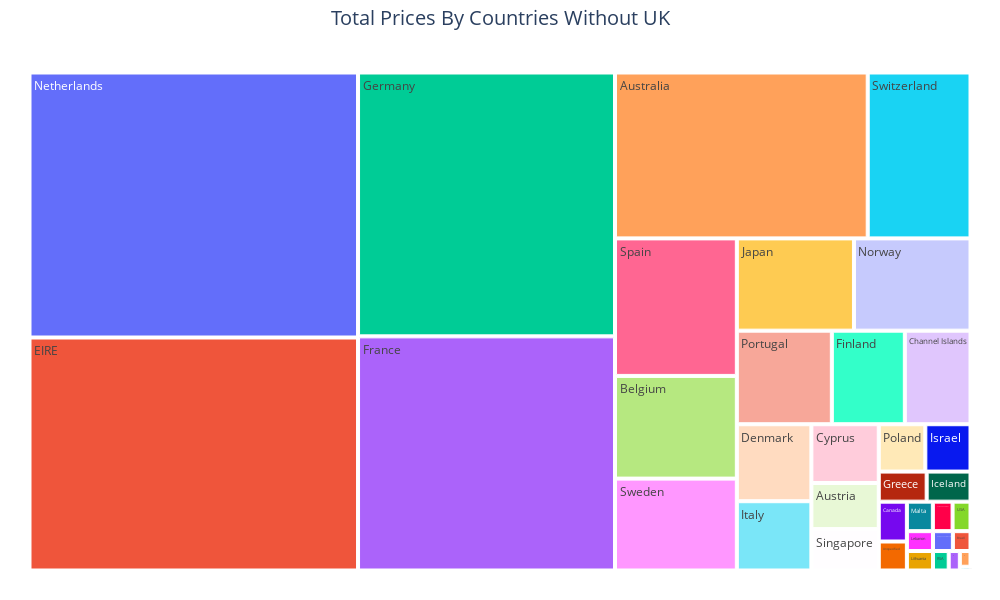

Write notebook code for a chart like this one.
### Code cell
# PLOTLY TREEMAP
fig = px.treemap(df_TotalRevenue.iloc[1:],
                 path=[df_TotalRevenue.iloc[1:].index], 
                 values='TotalRevenue', 
                 width=1000, 
                 height=600)
fig.update_layout(title_text='Total Prices By Countries Without UK',
                  title_x = 0.5, title_font = dict(size=20)
)
fig.update_layout(margin = dict(t=50, l=25, r=25, b=25))
fig.show()

### Figure 1 — Plotly figure (JSON) as saved in the notebook; plotly's stock layout.template omitted (floating-point values rounded to 4 significant figures)
{"data": [{"branchvalues": "total", "domain": {"x": [0, 1], "y": [0, 1]}, "hovertemplate": "labels=%{label}<br>TotalRevenue=%{value}<br>parent=%{parent}<br>id=%{id}<extra></extra>", "ids": ["Australia", "Austria", "Bahrain", "Belgium", "Brazil", "Canada", "Channel Islands", "Cyprus", "Czech Republic", "Denmark", "EIRE", "European Community", "Finland", "France", "Germany", "Greece", "Iceland", "Israel", "Italy", "Japan", "Lebanon", "Lithuania", "Malta", "Netherlands", "Norway", "Poland", "Portugal", "RSA", "Saudi Arabia", "Singapore", "Spain", "Sweden", "Switzerland", "USA", "United Arab Emirates", "Unspecified"], "labels": ["Australia", "Austria", "Bahrain", "Belgium", "Brazil", "Canada", "Channel Islands", "Cyprus", "Czech Republic", "Denmark", "EIRE", "European Community", "Finland", "France", "Germany", "Greece", "Iceland", "Israel", "Italy", "Japan", "Lebanon", "Lithuania", "Malta", "Netherlands", "Norway", "Poland", "Portugal", "RSA", "Saudi Arabia", "Singapore", "Spain", "Sweden", "Switzerland", "USA", "United Arab Emirates", "Unspecified"], "name": "", "parents": ["", "", "", "", "", "", "", "", "", "", "", "", "", "", "", "", "", "", "", "", "", "", "", "", "", "", "", "", "", "", "", "", "", "", "", ""], "type": "treemap", "values": [137100.0, 10150.0, 548.4, 40910.0, 1144.0, 3666.0, 20090.0, 12950.0, 707.7, 18770.0, 250300.0, 1292.0, 22330.0, 196700.0, 221700.0, 4711.0, 4310, 6994.0, 16890.0, 35340.0, 1694.0, 1661.0, 2505.0, 284700.0, 35160.0, 7213.0, 29060.0, 1002.0, 131.2, 9120.0, 54770.0, 36600.0, 55740.0, 1731.0, 1902.0, 2667.0]}], "layout": {"height": 600, "legend": {"tracegroupgap": 0}, "margin": {"b": 25, "l": 25, "r": 25, "t": 50}, "title": {"font": {"size": 20}, "text": "Total Prices By Countries Without UK", "x": 0.5}, "width": 1000}}
